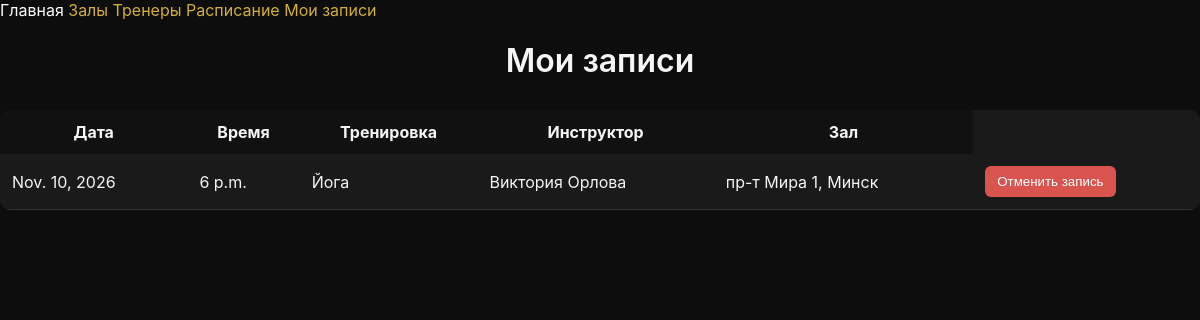
Before: /records/my/ (signed in) with the older database file.
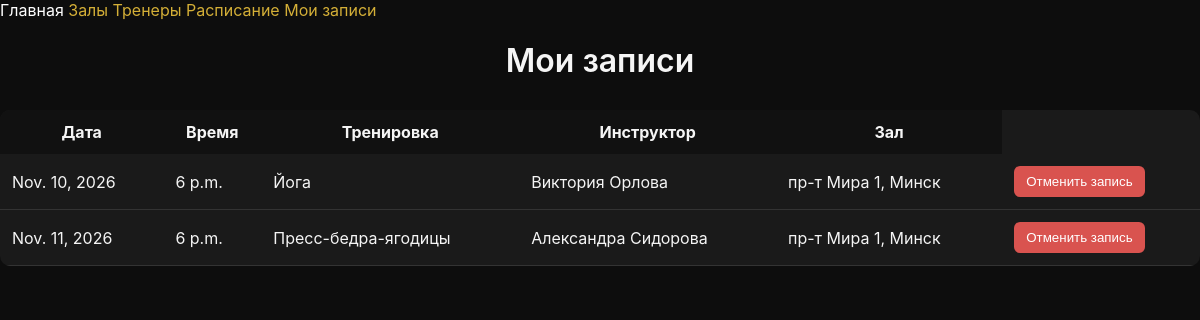
After: the same page with the newer database file.
### records/models.py (models this page shows, shortened)
class TrainingRecord(models.Model):
    user = models.ForeignKey(
        UserProfile,
        on_delete=models.CASCADE,
        related_name='records',
        verbose_name='Пользователь'
    )
    training = models.ForeignKey(
        Training,
        on_delete=models.CASCADE,
        related_name='records',
        verbose_name='Тренировка'
    )
    created_at = models.DateTimeField(auto_now_add=True)
    class Meta:
        verbose_name = "Запись на тренировку"
        verbose_name_plural = "Записи на тренировки"
        unique_together = ('user', 'training')

### training/models.py (models this page shows, shortened)
class Training(models.Model):
    gym = models.ForeignKey(Gym, on_delete=models.CASCADE, related_name='trainings', verbose_name='Зал')
    name = models.CharField(max_length=100, null=True, blank=True, verbose_name='Название тренировки')
    instructor = models.ForeignKey(Instructor, on_delete=models.SET_NULL,
                                   null=True, blank=True, related_name='trainings', verbose_name='Инструктор')
    date = models.DateField(verbose_name='Дата тренировки')
    training_time = models.TimeField(verbose_name='Время тренировки')
    duration = models.PositiveIntegerField(default=60, verbose_name='Длительность (мин)')
    max_participants = models.PositiveIntegerField(default=10, verbose_name='Количество мест')
    start_of_recording = models.TimeField(verbose_name='Начало записи') # todo datetime field
    activation = models.BooleanField(default=True, verbose_name='Активна')
    class Meta:
        verbose_name = "Тренировка"
        verbose_name_plural = "Тренировки"

### instructor/models.py (models this page shows, shortened)
class Instructor(models.Model):
    gym = models.ForeignKey(Gym, on_delete=models.CASCADE, related_name='instructors', verbose_name='Название зала')
    first_name = models.CharField(max_length=100, verbose_name="Имя")
    last_name = models.CharField(max_length=100, verbose_name="Фамилия")
    experience = models.PositiveIntegerField(verbose_name="Опыт (лет)", default=1)
    photo = models.ImageField(
        upload_to='instructors/',
        null=True,
        blank=True,
        verbose_name='Фото инструктора'
    )
    @property
    def full_name(self):
        return f"{self.first_name} {self.last_name}"
    class Meta:
        verbose_name = "Инструктор"
        verbose_name_plural = "Инструкторы"

### gym/models.py (models this page shows, shortened)
class Gym(models.Model):
    address = models.CharField(max_length=255, unique=True, verbose_name='Адрес зала')
    open = models.TimeField(default="08:00", verbose_name="Открытие")
    close = models.TimeField(default="22:00", verbose_name="Закрытие")
    contact_phone = models.CharField(max_length=25, verbose_name='Номер телефона', null=True, blank=True)
    description = models.TextField(blank=True, null=True, verbose_name='Описание зала')
    photo = models.ImageField(
        upload_to='gyms/',
        null=True,
        blank=True,
        verbose_name='Фото зала'
    )
    class Meta:
        verbose_name = "Зал (филиал)"
        verbose_name_plural = "Залы (филиалы)"

### records/views.py (the view)
# urls.py: path('my/', MyRecordsView.as_view(), name='my_records'),
class MyRecordsView(APIView):
    renderer_classes = [TemplateHTMLRenderer]
    template_name = 'my_records.html'
    def get(self, request):
        records = (
            TrainingRecord.objects
            .filter(user=request.user.profile)
            .select_related(
                'training',
                'training__instructor',
                'training__gym'
            )
            .order_by('training__date')
        )
        return Response({
            'records': records
        })

### records/templates/my_records.html (shortened to what this page needs)
{% extends 'base.html' %}
{% load static %}
{% block content %}
<h1 class="network-title" style="text-align:center; margin-bottom:30px;">
    Мои записи
</h1>
<table style="width:100%; border-collapse:collapse; background:#1A1A1A; border-radius:10px; overflow:hidden;">
    <tr style="background:#111;">
        <th style="padding:12px;">Дата</th>
        <th style="padding:12px;">Время</th>
        <th style="padding:12px;">Тренировка</th>
        <th style="padding:12px;">Инструктор</th>
        <th style="padding:12px;">Зал</th>
    </tr>
    {% for r in records %}
        <tr style="border-bottom:1px solid #333;">
            <td style="padding:12px;">{{ r.training.date }}</td>
            <td style="padding:12px;">{{ r.training.training_time }}</td>
            <td style="padding:12px;">{{ r.training.name }}</td>
            <td style="padding:12px;">{{ r.training.instructor.full_name }}</td>
            <td style="padding:12px;">{{ r.training.gym.address }}</td>
            <td style="padding:12px;">
                <form
                    method="post"
                    action="{% url 'records:cancel_record' r.id %}"
                >
                    <button
                    type="submit"
                    style="
                        background:#d9534f;
                        color:white;
                        border:none;
                        padding:8px 12px;
                        border-radius:6px;
                        cursor:pointer;
                    "
                >
                    Отменить запись
                    </button>
                </form>
            </td>
        </tr>
    {% empty %}
        <tr>
            <td colspan="6" style="padding:20px; text-align:center; color:#ccc;">
                У вас пока нет записей
            </td>
        </tr>
    {% endfor %}
</table>
{% endblock %}

Changed rows visible on the page:
added TrainingRecord: training "Nov. 11, 2026", training.training_time "6 p.m.", training.name "Пресс-бедра-ягодицы", training.instructor.full_name "Александра Сидорова", training.gym.address "пр-т Мира 1, Минск"
